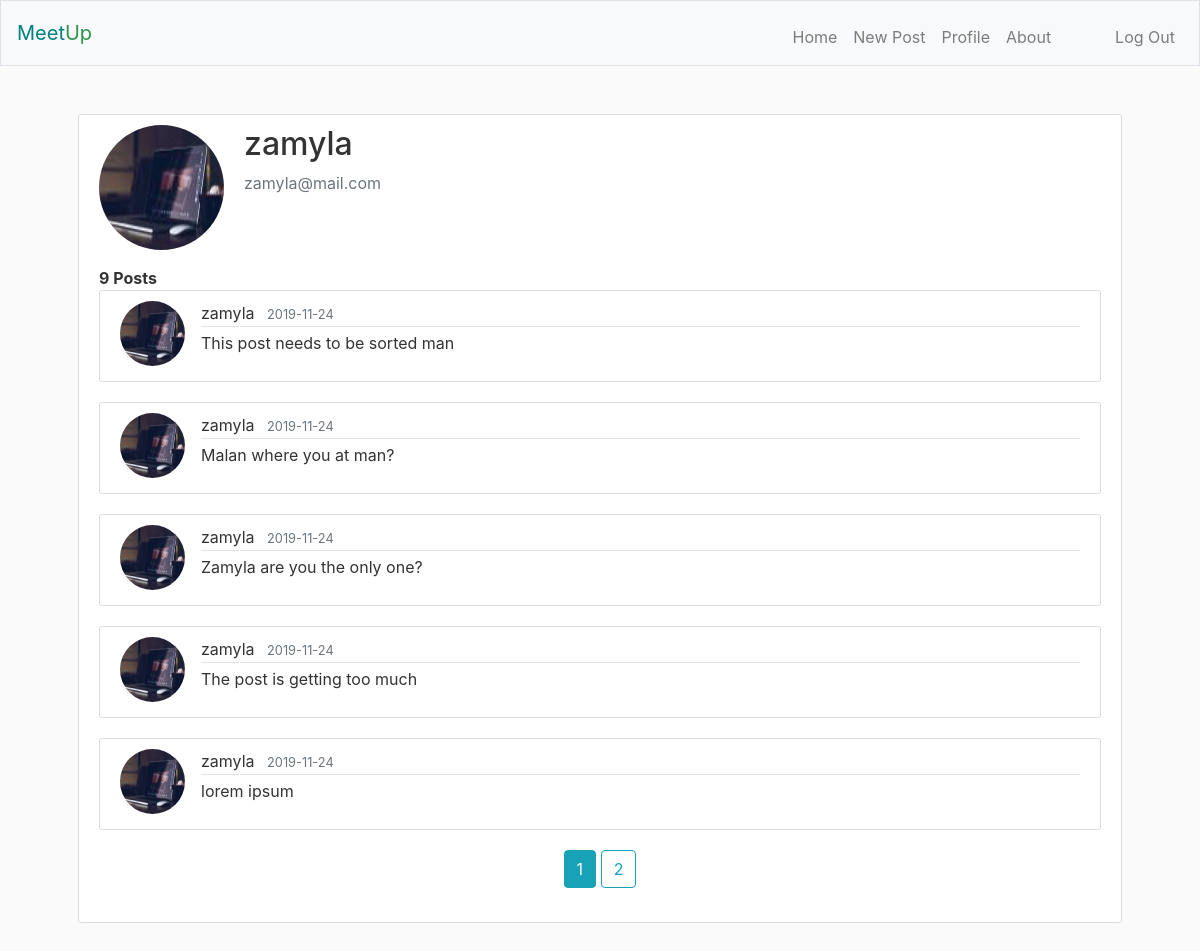
The app's page /users/zamyla (signed in) with its own data.
### meetup/models.py (models this page shows, shortened)
class User(db.Model, UserMixin):
    id = db.Column(db.Integer, primary_key=True)
    username = db.Column(db.String(20), unique=True, nullable=False)
    email = db.Column(db.String(255), unique=True, nullable=False)
    image_file = db.Column(db.String(20), nullable=False, default='no-img.png')
    password = db.Column(db.String(60), nullable=False)
    posts = db.relationship('Post', backref='owner', lazy=True)

class Post(db.Model):
    id = db.Column(db.Integer, primary_key=True)
    message = db.Column(db.Text, nullable=False)
    posted_at = db.Column(db.DateTime, default=datetime.utcnow)
    owner_id = db.Column(db.Integer, db.ForeignKey('user.id'), nullable=False)

### meetup/routes.py (the view)
@app.route('/users/<string:username>')
def user_posts(username):
    page = request.args.get('page', 1, type=int)
    user = User.query.filter_by(username=username).first_or_404()
    posts = Post.query.filter_by(owner=user).order_by(
        Post.posted_at.desc()).paginate(page=page, per_page=5)
    return render_template('user_posts.html', posts=posts, user=user)

### meetup/models.py (called while the page is built)
@login_manager.user_loader
def load_user(user_id):
    return User.query.get(int(user_id))

### meetup/templates/user_posts.html (shortened to what this page needs)
{% extends "layout.html" %}
{% block main %}
    <div class="media">
        <img class="rounded-circle account-img" src="{{ url_for('static', filename='profile-imgs/' + user.image_file) }}" />
        <div class="media-body">
            <h2 class="account-heading">{{ user.username }}</h2>
            <p class="text-secondary">{{ user.email }}</p>
        </div>
    </div>
    <div><strong>{{ posts.total }} Posts</strong></div>
    {% for post in posts.items %}
        <a id="post-link" href="{{ url_for('post', post_id=post.id) }}">
            <article class="media content-section">
                <img class="rounded-circle article-img" src="{{ url_for('static', filename='profile-imgs/' + post.owner.image_file) }}" />
            <div class="media-body">
                <div class="article-metadata">
                    <span class="mr-2">{{ post.owner.username }}</span>
                    <small class="text-muted">{{ post.posted_at.strftime('%Y-%m-%d') }}</small>
                </div>
                <p class="article-content">{{ post.message }}</p>
            </div>
            </article>
        </a>
    {% endfor %}
    <div class="text-center">
    {% for page_num in posts.iter_pages(left_edge=1, right_edge=1, left_current=2, right_current=3) %}
        {% if page_num %}
            {% if posts.page == page_num %}
                <a class="btn btn-info mb-4" href="{{ url_for('user_posts', username=user.username, page=page_num) }}">{{ page_num }}</a>
            {% else %}
                <a class="btn btn-outline-info mb-4" href="{{ url_for('user_posts', username=user.username, page=page_num) }}">{{ page_num }}</a>
            {% endif%}
        {% else %}
            ...
        {% endif %}
    {% endfor %}
    </div>
{% endblock %}

### meetup/static/styles.css (style rules this page uses)
body { background: #fafafa; color: #333333; }
.article-content { white-space: pre-line; }
.article-img { height: 65px; width: 65px; margin-right: 16px; }
.article-metadata { padding-bottom: 1px; margin-bottom: 4px; border-bottom: 1px solid #e3e3e3 }
.content-section { background: #ffffff; padding: 10px 20px; border: 1px solid #dddddd; border-radius: 3px; margin-bottom: 20px; }
.account-img { height: 125px; width: 125px; margin-right: 20px; margin-bottom: 16px; }
#post-link { color: #333333; text-decoration: none; }

### records on screen
User: image_file (picture), username "zamyla", email "zamyla@mail.com"
Post: image_file (picture), owner.username "zamyla", posted_at "2019-11-24", message "This post needs to be sorted man"
Post: image_file (picture), owner.username "zamyla", posted_at "2019-11-24", message "Malan where you at man?"
Post: image_file (picture), owner.username "zamyla", posted_at "2019-11-24", message "Zamyla are you the only one?"
Post: image_file (picture), owner.username "zamyla", posted_at "2019-11-24", message "The post is getting too much"
Post: image_file (picture), owner.username "zamyla", posted_at "2019-11-24", message "lorem ipsum"

### other values on screen
{{ posts.total }} "9"
{{ page_num }} "1"
{{ page_num }} "2"
